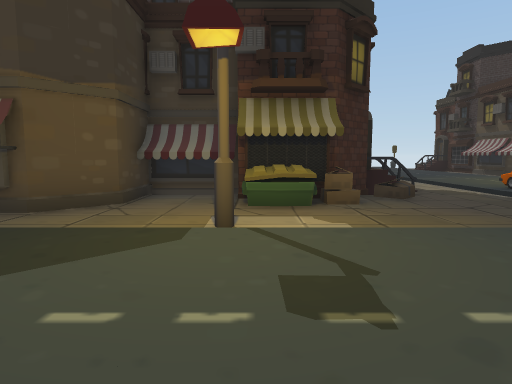
View 1 (above)

24 first-person views from a walk through a scene from a Unity 3-D project. The camera is 1.5 m above the floor, tilts 6° down and sees 75° across. The floor is counted in squares, 2 m on a side. Each view is taken from the middle of a square. On the plan, view 1 faces up. The plan holds only what a view shows up to about 11 squares ahead; the rest is blank. The place goes on beyond the plan. The player character is not drawn.

View 2
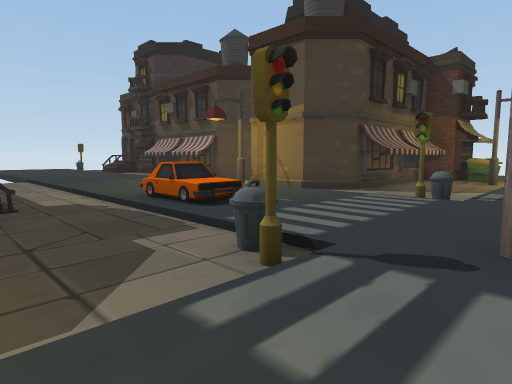

View 3
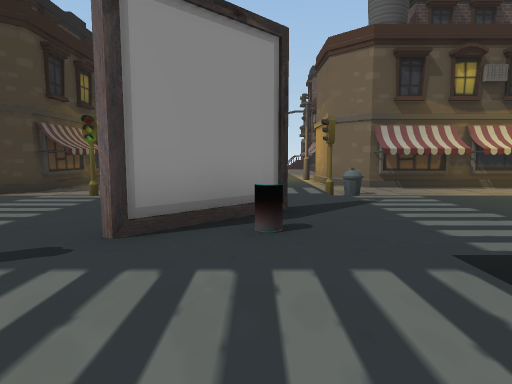

View 4
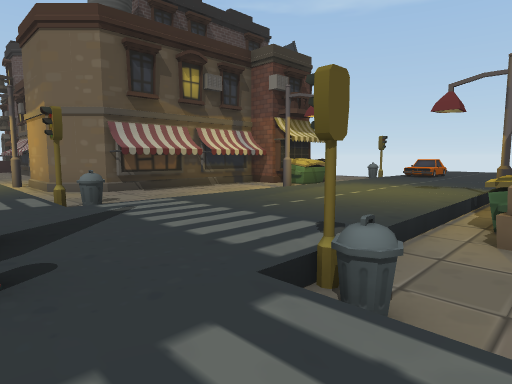

View 5
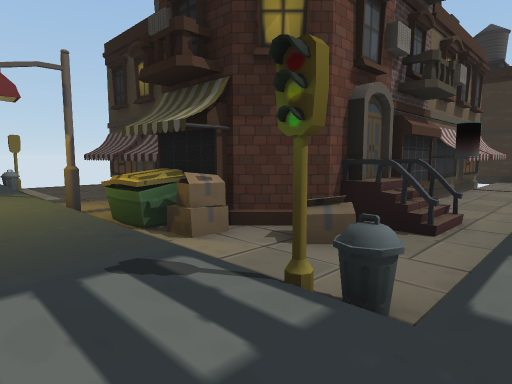

View 6
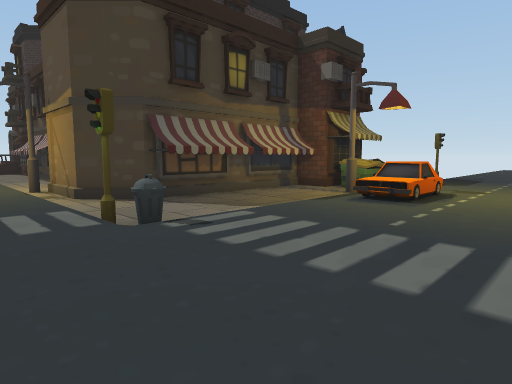

View 7
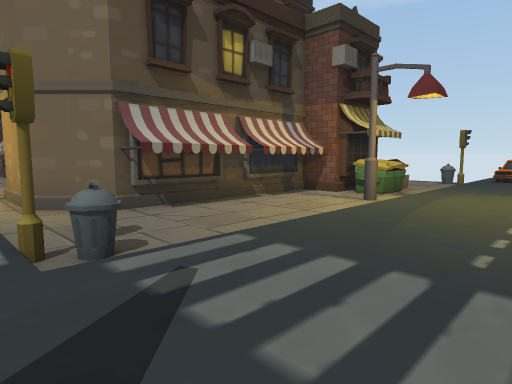

View 8
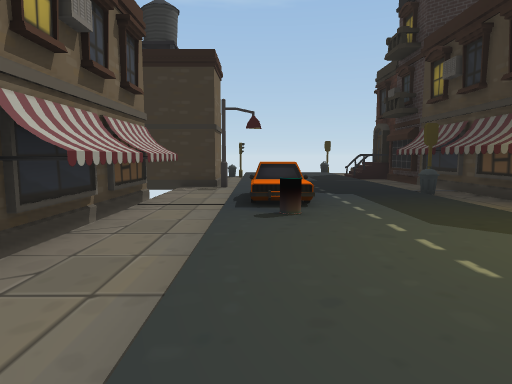

View 9
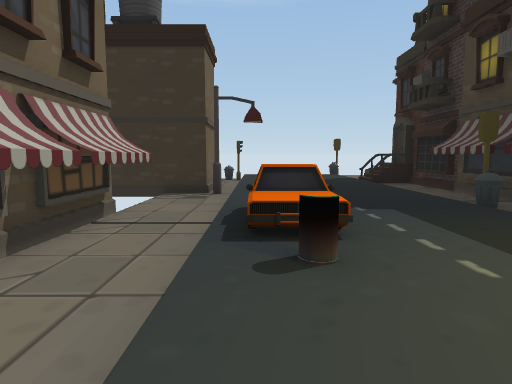

View 10
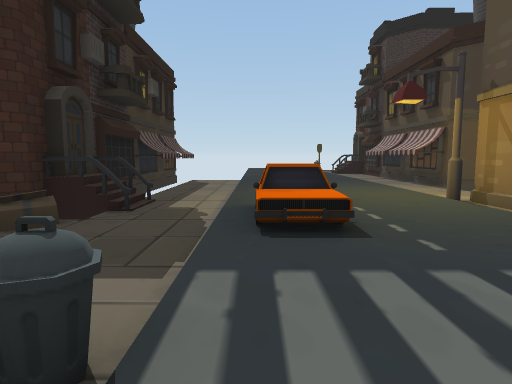

View 11
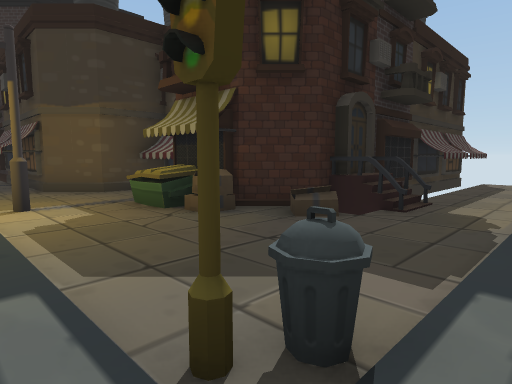

View 12
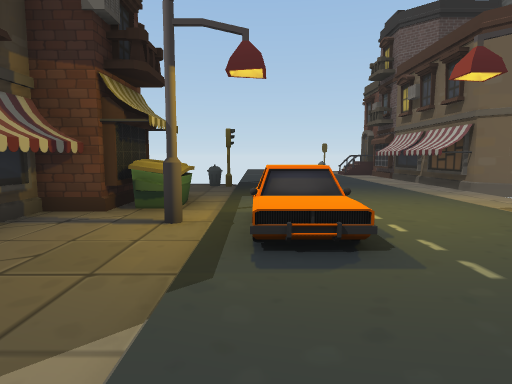

View 13
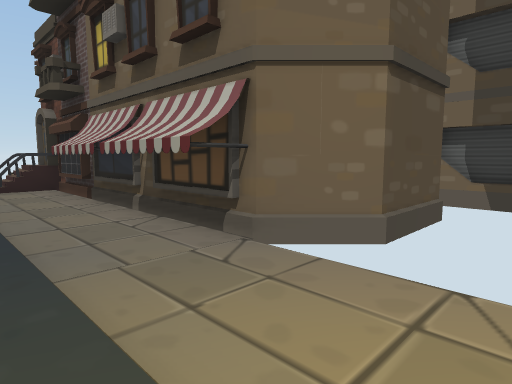

View 14
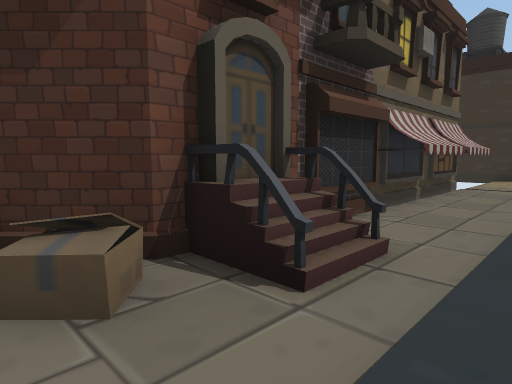

View 15
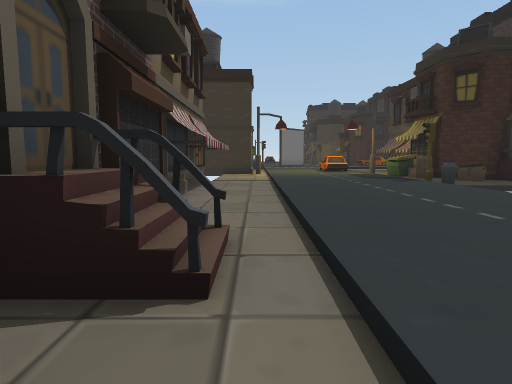

View 16
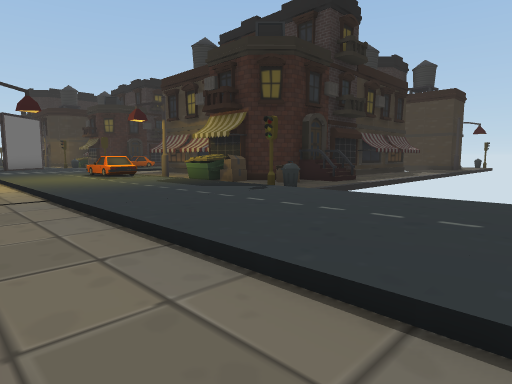

View 17
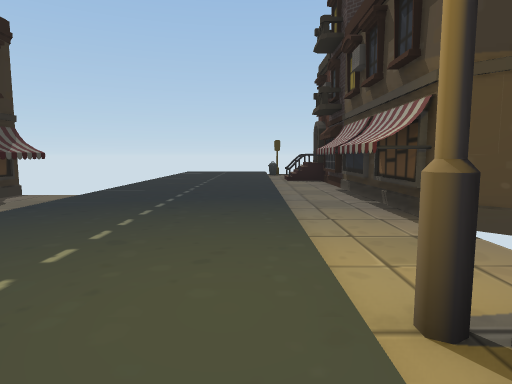

View 18
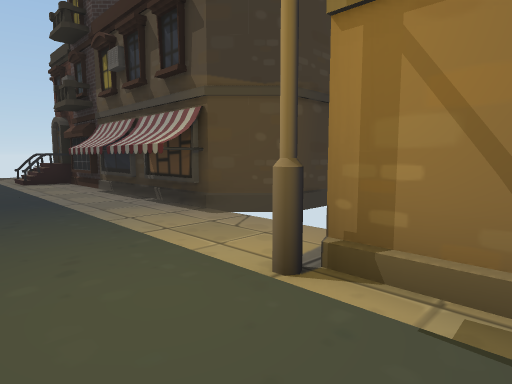

View 19
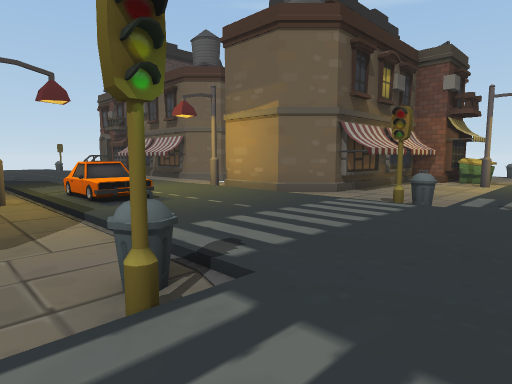

View 20
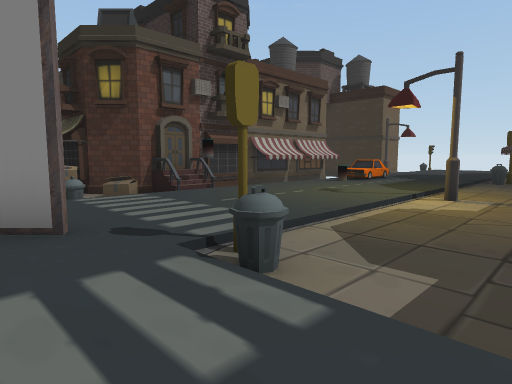

View 21
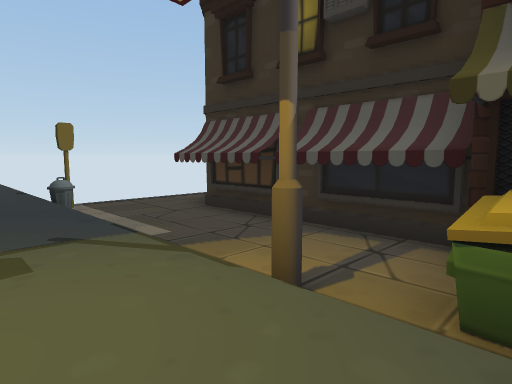

View 22
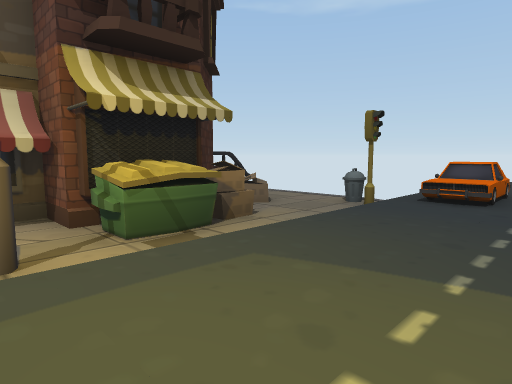

View 23
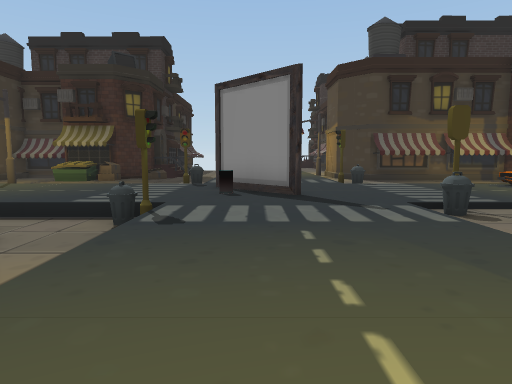

View 24
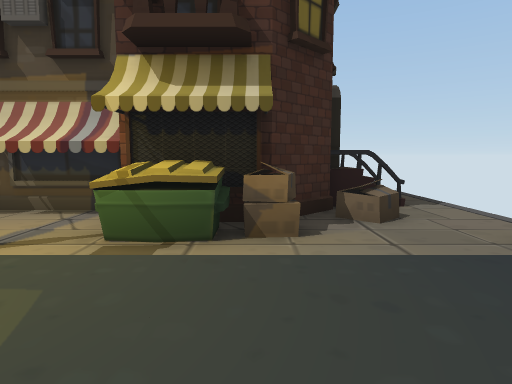

### Floor plan
Key: @ floor where view 1 was taken; # wall or solid block; . main floor; : floor 0.25 m higher than the main floor; - floor 0.25 m lower than the main floor; / step, stairs or slope; = window, fence, low wall or low ledge; U dumpster; B box; O other object.
Columns run from 11 left of view 1 to 30 right of it. Each row starts with its distance up from view 1.
 21                      //
 20                      /=#
 19                      ..#
 18                      .##
 17                      ..#
 16               #      ..#
 15               #..    .##
 14               #..    ..#
 13               #..    .##
 12               #..    ..#
 11               #..    ..
 10               #..    ..
  9               ##.    ##
  8         #### ###.OO::/#        #.
  7         #..###/..OO  .######  ##.
  6        ##..UU/...::  .#....# #.B.
  5 ########.........::::.......UB...
  4 #....#.....#....#::::#....#.....#
  3                ::::::::  OO
  2               :::OO::::  OO
  1        O      :::OOO:::
  0        OOO @ : ::::::::     :          :::
 -1  -#-------------#::::#....#...........//..
 -2  ##-- - -----/BB-::::...### ..... .#..=/B.
 -3   #  ##########--:   ...#     ###########.
 -4                B-:   ...#               ##
 -5                #U :  ..##
 -6              ##-- :  #..#
 -7              #--#    ...#
 -8              #---    .U##
 -9              ##-- :  .B##
-10               #--    ...#
-11               #--    ..B##
-12               --=  OO#....
-13                    OO

Where each view was taken, in squares from view 1:
view 1: 0 up, 0 right, facing up
view 2: 2 up, 3 right, facing up-right
view 3: 1 up, 3 right, facing right
view 4: 1 up, 4 right, facing down-right
view 5: 0 up, 7 right, facing down-left
view 6: 0 up, 8 right, facing up-right
view 7: 0 up, 7 right, facing down-right
view 8: 0 up, 2 right, facing left
view 9: 0 up, 0 right, facing left
view 10: 3 up, 6 right, facing up
view 11: 3 up, 6 right, facing up-left
view 12: 3 up, 11 right, facing right
view 13: 0 up, 17 right, facing down-right
view 14: 0 up, 30 right, facing down-left
view 15: 1 down, 30 right, facing left
view 16: 2 down, 26 right, facing up-left
view 17: 8 up, 9 right, facing up
view 18: 8 up, 8 right, facing up-right
view 19: 5 up, 8 right, facing down-right
view 20: 6 up, 7 right, facing down-left
view 21: 5 down, 7 right, facing down-left
view 22: 6 down, 7 right, facing down-right
view 23: 6 down, 7 right, facing up
view 24: 9 down, 7 right, facing right
